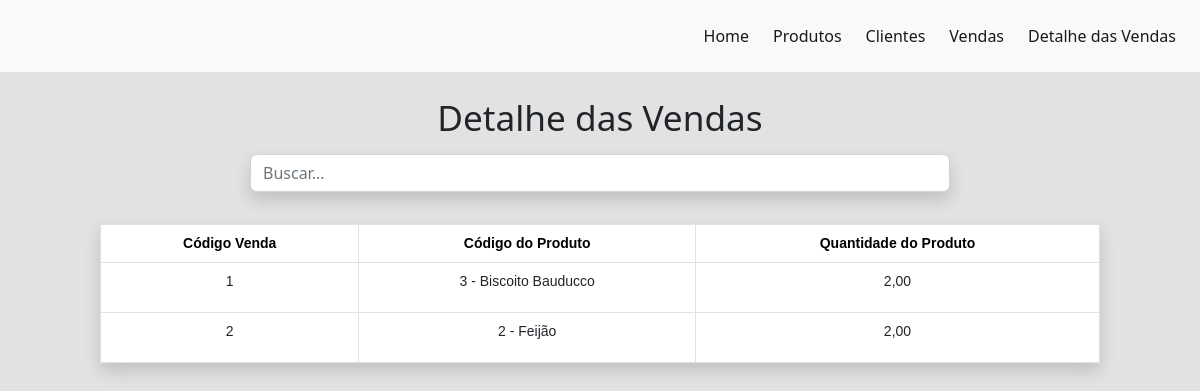
Screenshot of /detalhevenda/lista/ with the database file from the repository.
### apps/detalhevenda/models.py (models this page shows)
class DetalheVenda(models.Model):
    cod_venda = models.ForeignKey(Venda, on_delete=models.CASCADE, primary_key=True)
    cod_produto = models.ForeignKey(Produto, on_delete=models.CASCADE, default=None)
    quantidade_produto = models.DecimalField(max_digits=20, decimal_places=2)

### apps/vendas/models.py (models this page shows)
class Venda(models.Model):
    cod_venda = models.AutoField(primary_key=True)
    cod_cliente = models.ForeignKey(Cliente, on_delete=models.CASCADE)
    data_venda = models.DateField()
    def __str__(self):
        return f'{self.cod_venda}'

### apps/produtos/models.py (models this page shows)
class Produto(models.Model):
    cod_produto = models.AutoField(primary_key=True)
    unidade = models.CharField(max_length=30, choices=ESCOLHAS_UNIDADE)
    descricao = models.CharField(max_length=100)
    valor_unitario = models.DecimalField(max_digits=10, decimal_places=2)
    estoque_minimo = models.DecimalField(max_digits=10, decimal_places=2)
    quantidade_estoque = models.DecimalField(max_digits=10, decimal_places=2)
    def __str__(self):
        return f'{self.cod_produto} - {self.descricao}'

### apps/detalhevenda/views.py (the view)
# urls.py: path('lista/', detalhe_venda_lista, name='detalhe_venda_lista'),
def detalhe_venda_lista(request):
    data = {}
    search = request.GET.get('search')
    if search:
        data['db'] = DetalheVenda.objects.filter(
            cod_venda=search) | DetalheVenda.objects.filter(
            cod_produto=search)
    else:
        data['db'] = DetalheVenda.objects.all()
    return render(request, 'detalhevenda/lista.html', data)

### templates/detalhevenda/lista.html (shortened to what this page needs)
{% extends 'model/base.html' %}
{% block content %}
<div class="col-11 col-xxl-6 col-sm-8 m-auto text-center">
    <h1>Detalhe das Vendas</h1>
</div>
<div class="col-8 col-xxl-5 col-sm-7 m-auto pt-2 pb-2" style="text-align: right;">
    <form method="get">
        <input type="text" id="search" name="search" class="form-control shadow" placeholder="Buscar...">
    </form>
</div>
<div class="col-11 col-sm-10 col-xxl-8 m-auto pt-4 pb-2 text-center">
    <table class="table table-bordered bg-white shadow">
        <thead class="primary">
            <tr>
                <th scope="col">Código Venda</th>
                <th scope="col">Código do Produto</th>
                <th scope="col">Quantidade do Produto</th>
            </tr>
        </thead>
        <tbody>
            {% for dbs in db %}
            <tr>
                <td>{{dbs.cod_venda}}</td>
                <td>{{dbs.cod_produto}}</td>
                <td>{{dbs.quantidade_produto}}</td>
            </tr>
            {% endfor %}
        </tbody>
    </table>
</div>
{% endblock %}

### static/css/styles.css (style rules this page uses)
* { margin: 0; padding: 0; }
body { margin: 0; padding: 0; background-color: #e2e2e2; }
h1 { font-size: 2.2rem; font-weight: 300; }
th { font-size: 1.1rem; }
th { color: black; text-align: center; font-family: Verdana, Arial, Helvetica, sans-serif; font-size: 14px; }
td { font-size: 14px; font-weight: normal; font-family: Verdana, Arial, Helvetica, sans-serif; text-align: center; table-layout: fixed; height: 50px; max-width: 100px; overflow: hidden; text-overflow: ellipsis; white-space: nowrap; }

### rows the page displays
DetalheVenda: cod_venda "1", cod_produto "3 - Biscoito Bauducco", quantidade_produto "2,00"
DetalheVenda: cod_venda "2", cod_produto "2 - Feijão", quantidade_produto "2,00"
